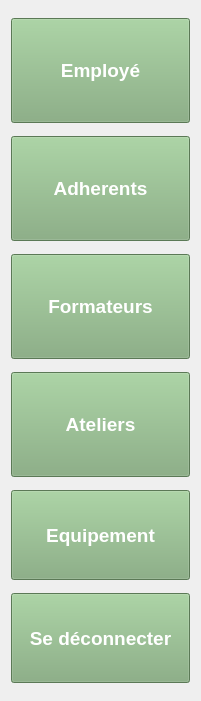
   <widget class="QWidget" name="verticalLayoutWidget">
    <property name="geometry">
     <rect>
      <x>11</x>
      <y>11</y>
      <width>201</width>
      <height>701</height>
     </rect>
    </property>
    <layout class="QVBoxLayout" name="verticalLayout">
     <item>
      <widget class="QPushButton" name="employe">
       <property name="maximumSize">
        <size>
         <width>16777215</width>
         <height>105</height>
        </size>
       </property>
       <property name="font">
        <font>
         <pointsize>14</pointsize>
         <bold>true</bold>
        </font>
       </property>
       <property name="styleSheet">
        <string notr="true">QPushButton { background-color:rgb(127, 170, 121); color: white; }
 QPushButton:hover { background-color: rgb(127, 170, 121); color: #E6A537; border-color: rgb(255, 170, 0); }</string>
       </property>
       <property name="text">
        <string>Employé</string>
       </property>
      </widget>
     </item>
     <item>
      <widget class="QPushButton" name="adherent">
       <property name="maximumSize">
        <size>
         <width>16777215</width>
         <height>105</height>
        </size>
       </property>
       <property name="font">
        <font>
         <pointsize>14</pointsize>
         <bold>true</bold>
        </font>
       </property>
       <property name="styleSheet">
        <string notr="true">QPushButton { background-color:rgb(127, 170, 121); color: white; } QPushButton:hover { background-color: rgb(127, 170, 121); color: #E6A537; border-color: rgb(255, 170, 0); }</string>
       </property>
       <property name="text">
        <string>Adherents</string>
       </property>
      </widget>
     </item>
     <item>
      <widget class="QPushButton" name="Gformateur">
       <property name="maximumSize">
        <size>
         <width>16777215</width>
         <height>105</height>
        </size>
       </property>
       <property name="font">
        <font>
         <pointsize>14</pointsize>
         <bold>true</bold>
        </font>
       </property>
       <property name="styleSheet">
        <string notr="true">QPushButton { background-color:rgb(127, 170, 121); color: white; } QPushButton:hover { background-color: rgb(127, 170, 121); color: #E6A537; border-color: rgb(255, 170, 0); }</string>
       </property>
       <property name="text">
        <string>Formateurs</string>
       </property>
      </widget>
     </item>
     <item>
      <widget class="QPushButton" name="atelier">
       <property name="maximumSize">
        <size>
         <width>16777215</width>
         <height>105</height>
        </size>
       </property>
       <property name="font">
        <font>
         <pointsize>14</pointsize>
         <bold>true</bold>
        </font>
       </property>
       <property name="styleSheet">
        <string notr="true">QPushButton { background-color:rgb(127, 170, 121); color: white; } QPushButton:hover { background-color: rgb(127, 170, 121); color: #E6A537; border-color: rgb(255, 170, 0); }</string>
       </property>
       <property name="text">
        <string>Ateliers</string>
       </property>
      </widget>
     </item>
     <item>
      <widget class="QPushButton" name="equipement">
       <property name="maximumSize">
        <size>
         <width>16777215</width>
         <height>90</height>
        </size>
       </property>
       <property name="font">
        <font>
         <pointsize>14</pointsize>
         <bold>true</bold>
        </font>
       </property>
       <property name="styleSheet">
        <string notr="true">QPushButton { background-color:rgb(127, 170, 121); color: white; } QPushButton:hover { background-color: rgb(127, 170, 121); color: #E6A537; border-color: rgb(255, 170, 0); }</string>
       </property>
       <property name="text">
        <string>Equipement</string>
       </property>
      </widget>
     </item>
     <item>
      <widget class="QPushButton" name="deconnection">
       <property name="maximumSize">
        <size>
         <width>16777215</width>
         <height>90</height>
        </size>
       </property>
       <property name="font">
        <font>
         <pointsize>14</pointsize>
         <bold>true</bold>
        </font>
       </property>
       <property name="styleSheet">
        <string notr="true">QPushButton { background-color:rgb(127, 170, 121); color: white; } QPushButton:hover { background-color: rgb(127, 170, 121); color: #E6A537; border-color: rgb(255, 170, 0); }</string>
       </property>
       <property name="text">
        <string>Se déconnecter</string>
       </property>
      </widget>
     </item>
    </layout>
   </widget>
